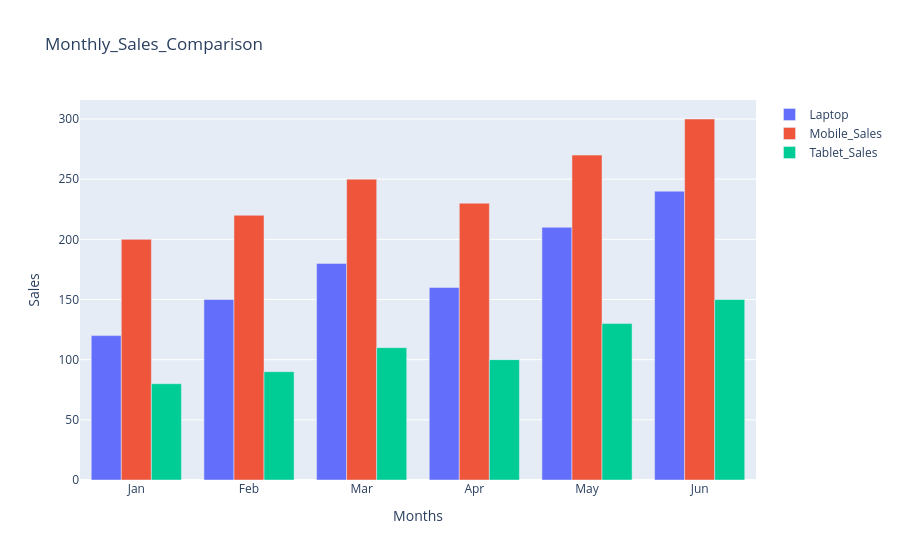

Write notebook code for a chart like this one.
### Code cell
months = ["Jan", "Feb", "Mar", "Apr", "May", "Jun"]

laptop_sales = [120, 150, 180, 160, 210, 240]

mobile_sales = [200, 220, 250, 230, 270, 300]

tablet_sales = [80, 90, 110, 100, 130, 150]
fig=go.Figure()
fig.add_trace(go.Bar(
    x=months,
    y=laptop_sales,
    name="Laptop"
))
fig.add_trace(go.Bar(
    x=months,
    y=mobile_sales,
    name="Mobile_Sales"
))
fig.add_trace(go.Bar(
    x=months,
    y=tablet_sales,
    name="Tablet_Sales"
))
fig.update_layout(
    title="Monthly_Sales_Comparison",
    xaxis_title="Months",
    yaxis_title="Sales",
    barmode="group"
)
fig.show()

### Figure 1 — Plotly figure (JSON) as saved in the notebook; plotly's stock layout.template omitted (floating-point values rounded to 4 significant figures)
{"data": [{"name": "Laptop", "type": "bar", "x": ["Jan", "Feb", "Mar", "Apr", "May", "Jun"], "y": [120, 150, 180, 160, 210, 240]}, {"name": "Mobile_Sales", "type": "bar", "x": ["Jan", "Feb", "Mar", "Apr", "May", "Jun"], "y": [200, 220, 250, 230, 270, 300]}, {"name": "Tablet_Sales", "type": "bar", "x": ["Jan", "Feb", "Mar", "Apr", "May", "Jun"], "y": [80, 90, 110, 100, 130, 150]}], "layout": {"barmode": "group", "title": {"text": "Monthly_Sales_Comparison"}, "xaxis": {"title": {"text": "Months"}}, "yaxis": {"title": {"text": "Sales"}}}}
